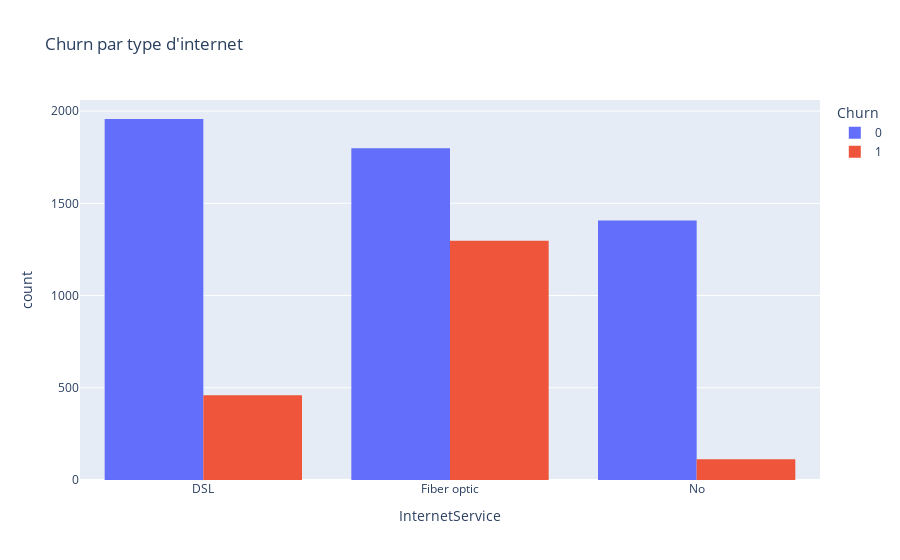

Write notebook code for a chart like this one.
### Code cell
fig = px.histogram(df, x="InternetService", color="Churn", barmode="group",
                   title="Churn par type d'internet", labels={"Churn": "Churn"})
fig.show()

### Figure 1 — Plotly figure (JSON) as saved in the notebook; plotly's stock layout.template omitted (floating-point values rounded to 4 significant figures; data arrays with more than 128 entries replaced by an {"elided": "..."} marker saying what was removed)
{"data": [{"alignmentgroup": "True", "bingroup": "x", "hovertemplate": "Churn=0<br>InternetService=%{x}<br>count=%{y}<extra></extra>", "legendgroup": "0", "marker": {"color": "#636efa", "pattern": {"shape": ""}}, "name": "0", "offsetgroup": "0", "orientation": "v", "showlegend": true, "type": "histogram", "x": {"elided": "5163 str values"}, "xaxis": "x", "yaxis": "y"}, {"alignmentgroup": "True", "bingroup": "x", "hovertemplate": "Churn=1<br>InternetService=%{x}<br>count=%{y}<extra></extra>", "legendgroup": "1", "marker": {"color": "#EF553B", "pattern": {"shape": ""}}, "name": "1", "offsetgroup": "1", "orientation": "v", "showlegend": true, "type": "histogram", "x": {"elided": "1869 str values"}, "xaxis": "x", "yaxis": "y"}], "layout": {"barmode": "group", "legend": {"title": {"text": "Churn"}, "tracegroupgap": 0}, "title": {"text": "Churn par type d'internet"}, "xaxis": {"anchor": "y", "domain": [0, 1], "title": {"text": "InternetService"}}, "yaxis": {"anchor": "x", "domain": [0, 1], "title": {"text": "count"}}}}
